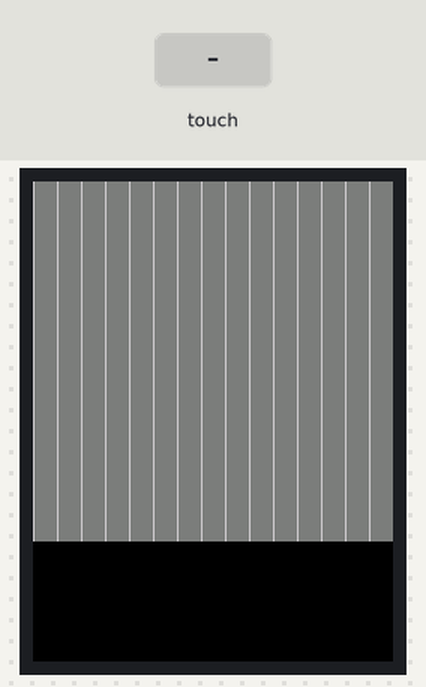
A program run on a simulated ESP32 board running MicroPython. Parts: 240×320 colour display. Inputs (shaded band) come from the test bench. What the program prints to the serial console is not drawn.

Above: at 1.6 s.
1.7 s: touch panel pressed at 13 % / 10 % of its raw x / y range
At 2.9 s:
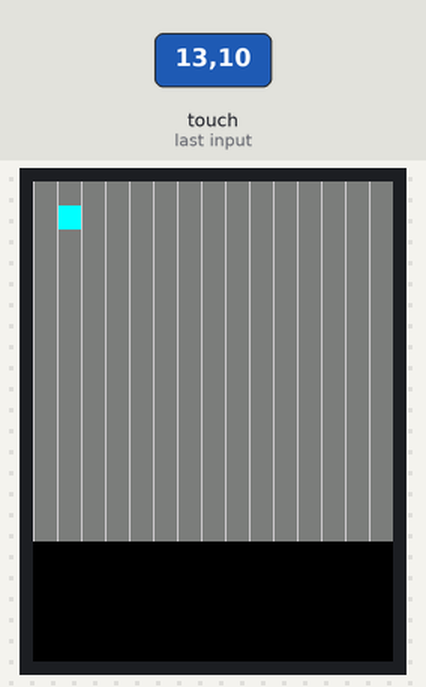
3.2 s: touch panel pressed at 38 % / 10 % of its raw x / y range
At 4.0 s:
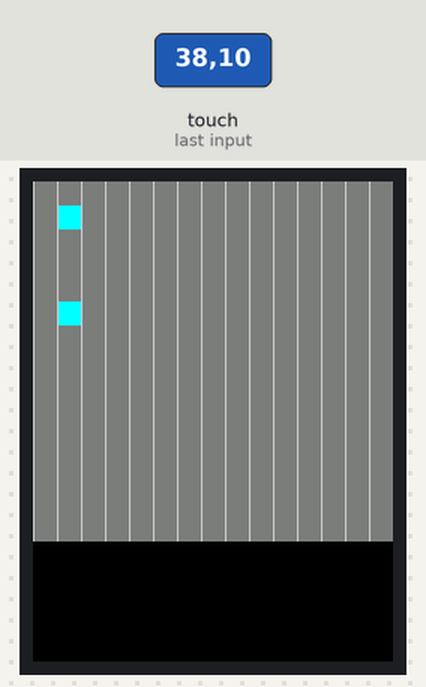
Timing chart, 0 to 6.2 s (numbered marks = the images above; inputs shaded):
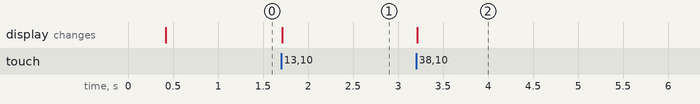

Measured:
- after the input at 1.7 s, the display: changes at once (image 1)
- after the input at 3.2 s, the display: changes at once (image 2)

The program:

cnwyGOL_grid_pixel_art.py
```python
from machine import Pin, SPI, ADC
import time
from ili9341 import Display, color565
from xpt2046 import Touch

# Set up SPI for display
display_spi = SPI(1, baudrate=80000000, sck=Pin(14), mosi=Pin(13))

# Set up display
display = Display(display_spi, dc=Pin(2), cs=Pin(15), rst=Pin(15))

# Turn on display backlight
backlight = Pin(21, Pin.OUT)
backlight.on()

# Define grid properties
cell_size = 16
grid_width = 20  # Number of cells horizontally
grid_height = 15  # Number of cells vertically

# Define colors
color1 = color565(126, 126, 126)  # grey
color2 = color565(0, 255, 255)  # yellow
line_color = color565(200, 200, 200)  # black

# Initialize grid with default color
grid = [[color1 for _ in range(grid_width)] for _ in range(grid_height)]

# Function to draw the grid lines
def draw_grid_lines():
    # Draw vertical grid lines
    for col in range(grid_width + 1):
        x = col * cell_size
        display.draw_vline(x, 0, grid_height * cell_size, line_color)

    # Draw horizontal grid lines
    for row in range(grid_height + 1):
        y = row * cell_size
        display.draw_hline(0, y, grid_width * cell_size, line_color)

# Draw initial grid
for row in range(grid_height):
    for col in range(grid_width):
        x = col * cell_size
        y = row * cell_size
        display.fill_rectangle(x, y, cell_size, cell_size, grid[row][col])

# Draw grid lines on top of the cells
draw_grid_lines()

# Set up SPI for touch
touch_spi = SPI(2, baudrate=1000000, sck=Pin(25), mosi=Pin(32), miso=Pin(39))

# Touchscreen press handler
def touchscreen_press(x, y):
    x, y = y, x  # Swap x and y due to 90-degree rotation

    # Debug print to verify touch coordinates
    print(f"Touch coordinates: x={x}, y={y}")

    row = y // cell_size
    col = x // cell_size
    print(f"Grid coordinates: row={row}, col={col}")  # Debug print to verify grid coordinates

    if 0 <= col < grid_width and 0 <= row < grid_height:
        # Toggle cell color
        grid[row][col] = color2 if grid[row][col] == color1 else color1
        display.fill_rectangle(col * cell_size, row * cell_size, cell_size, cell_size, grid[row][col])
        # Redraw grid lines for the toggled cell
        draw_grid_lines()

# Set up touch
touch = Touch(touch_spi, cs=Pin(33), int_pin=Pin(36), int_handler=touchscreen_press)

# Main loop to keep the program running
try:
    while True:
        touch.get_touch()
        time.sleep(0.1)

except KeyboardInterrupt:
    print("\nCtrl-C pressed. Cleaning up and exiting...")
finally:
    display.cleanup()
```
